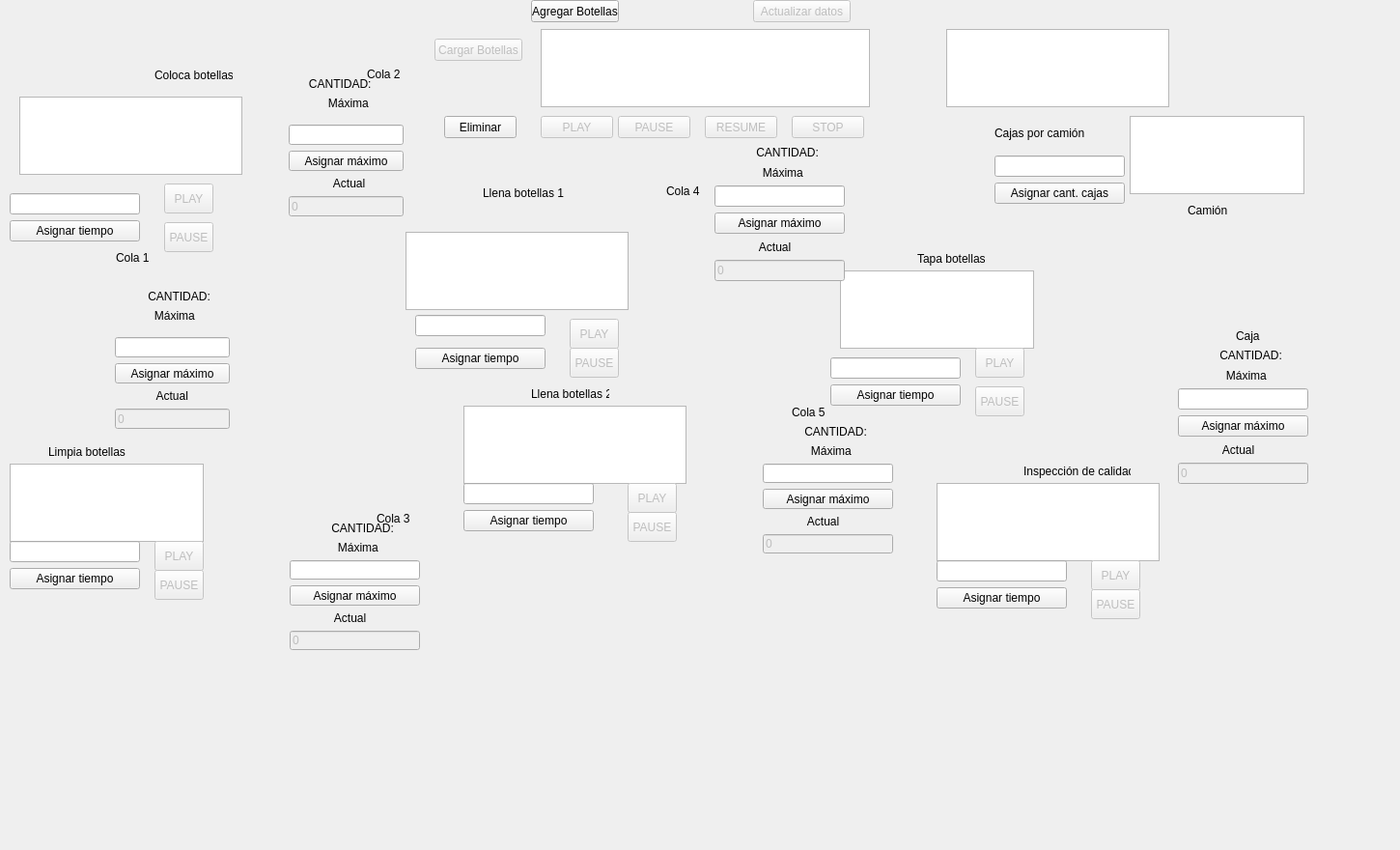
  <widget class="QWidget" name="centralWidget">
   <widget class="QPushButton" name="botonEmpezar">
    <property name="enabled">
     <bool>false</bool>
    </property>
    <property name="geometry">
     <rect>
      <x>560</x>
      <y>120</y>
      <width>75</width>
      <height>23</height>
     </rect>
    </property>
    <property name="text">
     <string>PLAY</string>
    </property>
   </widget>
   <widget class="QTableWidget" name="Tabla">
    <property name="enabled">
     <bool>true</bool>
    </property>
    <property name="geometry">
     <rect>
      <x>560</x>
      <y>30</y>
      <width>341</width>
      <height>81</height>
     </rect>
    </property>
   </widget>
   <widget class="QPushButton" name="botonAgregar">
    <property name="geometry">
     <rect>
      <x>550</x>
      <y>0</y>
      <width>91</width>
      <height>23</height>
     </rect>
    </property>
    <property name="text">
     <string>Agregar Botellas</string>
    </property>
   </widget>
   <widget class="QWidget" name="layoutWidget">
    <property name="geometry">
     <rect>
      <x>300</x>
      <y>540</y>
      <width>135</width>
      <height>134</height>
     </rect>
    </property>
    <layout class="QVBoxLayout" name="verticalLayout_2">
     <item>
      <widget class="QLabel" name="label_4">
       <property name="text">
        <string>             CANTIDAD:</string>
       </property>
      </widget>
     </item>
     <item>
      <widget class="QLabel" name="label_5">
       <property name="text">
        <string>               Máxima</string>
       </property>
      </widget>
     </item>
     <item>
      <widget class="QLineEdit" name="textoMax3"/>
     </item>
     <item>
      <widget class="QPushButton" name="pushButton_5">
       <property name="text">
        <string>Asignar máximo</string>
       </property>
      </widget>
     </item>
     <item>
      <widget class="QLabel" name="label_6">
       <property name="text">
        <string>              Actual</string>
       </property>
      </widget>
     </item>
     <item>
      <widget class="QLineEdit" name="textoAc3">
       <property name="enabled">
        <bool>false</bool>
       </property>
       <property name="text">
        <string>0</string>
       </property>
      </widget>
     </item>
    </layout>
   </widget>
   <widget class="QPushButton" name="botonPausar">
    <property name="enabled">
     <bool>false</bool>
    </property>
    <property name="geometry">
     <rect>
      <x>640</x>
      <y>120</y>
      <width>75</width>
      <height>23</height>
     </rect>
    </property>
    <property name="text">
     <string>PAUSE</string>
    </property>
   </widget>
   <widget class="QPushButton" name="botonReiniciar">
    <property name="enabled">
     <bool>false</bool>
    </property>
    <property name="geometry">
     <rect>
      <x>730</x>
      <y>120</y>
      <width>75</width>
      <height>23</height>
     </rect>
    </property>
    <property name="text">
     <string>RESUME</string>
    </property>
   </widget>
   <widget class="QTableWidget" name="tablaLBotellas">
    <property name="enabled">
     <bool>true</bool>
    </property>
    <property name="geometry">
     <rect>
      <x>10</x>
      <y>480</y>
      <width>201</width>
      <height>81</height>
     </rect>
    </property>
   </widget>
   <widget class="QTableWidget" name="tablaLLBotellas2">
    <property name="enabled">
     <bool>true</bool>
    </property>
    <property name="geometry">
     <rect>
      <x>480</x>
      <y>420</y>
      <width>231</width>
      <height>81</height>
     </rect>
    </property>
   </widget>
   <widget class="QTableWidget" name="tablaLLBotellas1">
    <property name="enabled">
     <bool>true</bool>
    </property>
    <property name="geometry">
     <rect>
      <x>420</x>
      <y>240</y>
      <width>231</width>
      <height>81</height>
     </rect>
    </property>
   </widget>
   <widget class="QTableWidget" name="tablaTBotellas">
    <property name="enabled">
     <bool>true</bool>
    </property>
    <property name="geometry">
     <rect>
      <x>870</x>
      <y>280</y>
      <width>201</width>
      <height>81</height>
     </rect>
    </property>
   </widget>
   <widget class="QWidget" name="layoutWidget_2">
    <property name="geometry">
     <rect>
      <x>790</x>
      <y>440</y>
      <width>135</width>
      <height>134</height>
     </rect>
    </property>
    <layout class="QVBoxLayout" name="verticalLayout_3">
     <item>
      <widget class="QLabel" name="label_7">
       <property name="text">
        <string>             CANTIDAD:</string>
       </property>
      </widget>
     </item>
     <item>
      <widget class="QLabel" name="label_8">
       <property name="text">
        <string>               Máxima</string>
       </property>
      </widget>
     </item>
     <item>
      <widget class="QLineEdit" name="textoMax5"/>
     </item>
     <item>
      <widget class="QPushButton" name="pushButton_6">
       <property name="text">
        <string>Asignar máximo</string>
       </property>
      </widget>
     </item>
     <item>
      <widget class="QLabel" name="label_9">
       <property name="text">
        <string>              Actual</string>
       </property>
      </widget>
     </item>
     <item>
      <widget class="QLineEdit" name="textoAc5">
       <property name="enabled">
        <bool>false</bool>
       </property>
       <property name="text">
        <string>0</string>
       </property>
      </widget>
     </item>
    </layout>
   </widget>
   <widget class="QWidget" name="layoutWidget_4">
    <property name="geometry">
     <rect>
      <x>740</x>
      <y>150</y>
      <width>135</width>
      <height>141</height>
     </rect>
    </property>
    <layout class="QVBoxLayout" name="verticalLayout_5">
     <item>
      <widget class="QLabel" name="label_13">
       <property name="text">
        <string>             CANTIDAD:</string>
       </property>
      </widget>
     </item>
     <item>
      <widget class="QLabel" name="label_14">
       <property name="text">
        <string>               Máxima</string>
       </property>
      </widget>
     </item>
     <item>
      <widget class="QLineEdit" name="textoMax4"/>
     </item>
     <item>
      <widget class="QPushButton" name="pushButton_7">
       <property name="text">
        <string>Asignar máximo</string>
       </property>
      </widget>
     </item>
     <item>
      <widget class="QLabel" name="label_15">
       <property name="text">
        <string>              Actual</string>
       </property>
      </widget>
     </item>
     <item>
      <widget class="QLineEdit" name="textoAc4">
       <property name="enabled">
        <bool>false</bool>
       </property>
       <property name="text">
        <string>0</string>
       </property>
      </widget>
     </item>
    </layout>
   </widget>
   <widget class="QWidget" name="layoutWidget_5">
    <property name="geometry">
     <rect>
      <x>10</x>
      <y>560</y>
      <width>135</width>
      <height>51</height>
     </rect>
    </property>
    <layout class="QVBoxLayout" name="verticalLayout_7">
     <item>
      <widget class="QLineEdit" name="TexTi2"/>
     </item>
     <item>
      <widget class="QPushButton" name="botonTi2">
       <property name="text">
        <string>Asignar tiempo</string>
       </property>
      </widget>
     </item>
    </layout>
   </widget>
   <widget class="QWidget" name="layoutWidget_7">
    <property name="geometry">
     <rect>
      <x>860</x>
      <y>370</y>
      <width>135</width>
      <height>51</height>
     </rect>
    </property>
    <layout class="QVBoxLayout" name="verticalLayout_9">
     <item>
      <widget class="QLineEdit" name="TexTi5"/>
     </item>
     <item>
      <widget class="QPushButton" name="botonTi5">
       <property name="text">
        <string>Asignar tiempo</string>
       </property>
      </widget>
     </item>
    </layout>
   </widget>
   <widget class="QWidget" name="layoutWidget_8">
    <property name="geometry">
     <rect>
      <x>480</x>
      <y>500</y>
      <width>135</width>
      <height>51</height>
     </rect>
    </property>
    <layout class="QVBoxLayout" name="verticalLayout_10">
     <item>
      <widget class="QLineEdit" name="TexTi4"/>
     </item>
     <item>
      <widget class="QPushButton" name="botonTi4">
       <property name="text">
        <string>Asignar tiempo</string>
       </property>
      </widget>
     </item>
    </layout>
   </widget>
   <widget class="QWidget" name="layoutWidget_9">
    <property name="geometry">
     <rect>
      <x>430</x>
      <y>320</y>
      <width>135</width>
      <height>70</height>
     </rect>
    </property>
    <layout class="QVBoxLayout" name="verticalLayout_11">
     <item>
      <widget class="QLineEdit" name="TexTi3"/>
     </item>
     <item>
      <widget class="QPushButton" name="botonTi3">
       <property name="text">
        <string>Asignar tiempo</string>
       </property>
      </widget>
     </item>
    </layout>
   </widget>
   <widget class="QLabel" name="label_16">
    <property name="geometry">
     <rect>
      <x>160</x>
      <y>70</y>
      <width>81</width>
      <height>16</height>
     </rect>
    </property>
    <property name="text">
     <string>Coloca botellas</string>
    </property>
   </widget>
   <widget class="QLabel" name="label_17">
    <property name="geometry">
     <rect>
      <x>120</x>
      <y>260</y>
      <width>47</width>
      <height>13</height>
     </rect>
    </property>
    <property name="text">
     <string>Cola 1</string>
    </property>
   </widget>
   <widget class="QLabel" name="label_18">
    <property name="geometry">
     <rect>
      <x>50</x>
      <y>460</y>
      <width>81</width>
      <height>16</height>
     </rect>
    </property>
    <property name="text">
     <string>Limpia botellas</string>
    </property>
   </widget>
   <widget class="QLabel" name="label_19">
    <property name="geometry">
     <rect>
      <x>380</x>
      <y>70</y>
      <width>47</width>
      <height>13</height>
     </rect>
    </property>
    <property name="text">
     <string>Cola 2</string>
    </property>
   </widget>
   <widget class="QLabel" name="label_20">
    <property name="geometry">
     <rect>
      <x>390</x>
      <y>530</y>
      <width>47</width>
      <height>13</height>
     </rect>
    </property>
    <property name="text">
     <string>Cola 3</string>
    </property>
   </widget>
   <widget class="QLabel" name="label_21">
    <property name="geometry">
     <rect>
      <x>500</x>
      <y>190</y>
      <width>91</width>
      <height>20</height>
     </rect>
    </property>
    <property name="text">
     <string>Llena botellas 1</string>
    </property>
   </widget>
   <widget class="QLabel" name="label_22">
    <property name="geometry">
     <rect>
      <x>550</x>
      <y>400</y>
      <width>81</width>
      <height>16</height>
     </rect>
    </property>
    <property name="text">
     <string>Llena botellas 2</string>
    </property>
   </widget>
   <widget class="QLabel" name="label_23">
    <property name="geometry">
     <rect>
      <x>690</x>
      <y>190</y>
      <width>41</width>
      <height>16</height>
     </rect>
    </property>
    <property name="text">
     <string>Cola 4</string>
    </property>
   </widget>
   <widget class="QLabel" name="label_24">
    <property name="geometry">
     <rect>
      <x>950</x>
      <y>260</y>
      <width>71</width>
      <height>16</height>
     </rect>
    </property>
    <property name="text">
     <string>Tapa botellas</string>
    </property>
   </widget>
   <widget class="QLabel" name="label_25">
    <property name="geometry">
     <rect>
      <x>820</x>
      <y>420</y>
      <width>47</width>
      <height>13</height>
     </rect>
    </property>
    <property name="text">
     <string>Cola 5</string>
    </property>
   </widget>
   <widget class="QTableWidget" name="tablaInspCalidad">
    <property name="enabled">
     <bool>true</bool>
    </property>
    <property name="geometry">
     <rect>
      <x>970</x>
      <y>500</y>
      <width>231</width>
      <height>81</height>
     </rect>
    </property>
   </widget>
   <widget class="QLabel" name="label_26">
    <property name="geometry">
     <rect>
      <x>1060</x>
      <y>480</y>
      <width>111</width>
      <height>16</height>
     </rect>
    </property>
    <property name="text">
     <string>Inspección de calidad</string>
    </property>
   </widget>
   <widget class="QWidget" name="layoutWidget_10">
    <property name="geometry">
     <rect>
      <x>970</x>
      <y>580</y>
      <width>135</width>
      <height>51</height>
     </rect>
    </property>
    <layout class="QVBoxLayout" name="verticalLayout_12">
     <item>
      <widget class="QLineEdit" name="TexTi6"/>
     </item>
     <item>
      <widget class="QPushButton" name="botonTi6">
       <property name="text">
        <string>Asignar tiempo</string>
       </property>
      </widget>
     </item>
    </layout>
   </widget>
   <widget class="QPushButton" name="iniciaBotella">
    <property name="enabled">
     <bool>false</bool>
    </property>
    <property name="geometry">
     <rect>
      <x>450</x>
      <y>40</y>
      <width>91</width>
      <height>23</height>
     </rect>
    </property>
    <property name="text">
     <string>Cargar Botellas</string>
    </property>
   </widget>
   <widget class="QWidget" name="layoutWidget_6">
    <property name="geometry">
     <rect>
      <x>1220</x>
      <y>360</y>
      <width>135</width>
      <height>141</height>
     </rect>
    </property>
    <layout class="QVBoxLayout" name="verticalLayout_8">
     <item>
      <widget class="QLabel" name="label_27">
       <property name="text">
        <string>             CANTIDAD:</string>
       </property>
      </widget>
     </item>
     <item>
      <widget class="QLabel" name="label_28">
       <property name="text">
        <string>               Máxima</string>
       </property>
      </widget>
     </item>
     <item>
      <widget class="QLineEdit" name="textoMax6"/>
     </item>
     <item>
      <widget class="QPushButton" name="pushButton_8">
       <property name="text">
        <string>Asignar máximo</string>
       </property>
      </widget>
     </item>
     <item>
      <widget class="QLabel" name="label_29">
       <property name="text">
        <string>              Actual</string>
       </property>
      </widget>
     </item>
     <item>
      <widget class="QLineEdit" name="textoAc6">
       <property name="enabled">
        <bool>false</bool>
       </property>
       <property name="text">
        <string>0</string>
       </property>
      </widget>
     </item>
    </layout>
   </widget>
   <widget class="QLabel" name="label_30">
    <property name="geometry">
     <rect>
      <x>1280</x>
      <y>340</y>
      <width>31</width>
      <height>16</height>
     </rect>
    </property>
    <property name="text">
     <string>Caja</string>
    </property>
   </widget>
   <widget class="QTableWidget" name="tablaRechazo">
    <property name="enabled">
     <bool>true</bool>
    </property>
    <property name="geometry">
     <rect>
      <x>980</x>
      <y>30</y>
      <width>231</width>
      <height>81</height>
     </rect>
    </property>
   </widget>
   <widget class="QLabel" name="label_31">
    <property name="geometry">
     <rect>
      <x>1230</x>
      <y>210</y>
      <width>41</width>
      <height>16</height>
     </rect>
    </property>
    <property name="text">
     <string>Camión</string>
    </property>
   </widget>
   <widget class="QTableWidget" name="tablaCamion">
    <property name="enabled">
     <bool>true</bool>
    </property>
    <property name="geometry">
     <rect>
      <x>1170</x>
      <y>120</y>
      <width>181</width>
      <height>81</height>
     </rect>
    </property>
   </widget>
   <widget class="QPushButton" name="bActDatos">
    <property name="enabled">
     <bool>false</bool>
    </property>
    <property name="geometry">
     <rect>
      <x>780</x>
      <y>0</y>
      <width>101</width>
      <height>23</height>
     </rect>
    </property>
    <property name="text">
     <string>Actualizar datos</string>
    </property>
   </widget>
   <widget class="QToolButton" name="pausaCBotella">
    <property name="enabled">
     <bool>false</bool>
    </property>
    <property name="geometry">
     <rect>
      <x>170</x>
      <y>230</y>
      <width>51</width>
      <height>31</height>
     </rect>
    </property>
    <property name="text">
     <string>PAUSE</string>
    </property>
   </widget>
   <widget class="QToolButton" name="playCBotella">
    <property name="enabled">
     <bool>false</bool>
    </property>
    <property name="geometry">
     <rect>
      <x>170</x>
      <y>190</y>
      <width>51</width>
      <height>31</height>
     </rect>
    </property>
    <property name="text">
     <string>PLAY</string>
    </property>
   </widget>
   <widget class="QToolButton" name="toolButton">
    <property name="enabled">
     <bool>false</bool>
    </property>
    <property name="geometry">
     <rect>
      <x>1130</x>
      <y>580</y>
      <width>51</width>
      <height>31</height>
     </rect>
    </property>
    <property name="text">
     <string>PLAY</string>
    </property>
   </widget>
   <widget class="QToolButton" name="toolButton_2">
    <property name="enabled">
     <bool>false</bool>
    </property>
    <property name="geometry">
     <rect>
      <x>1130</x>
      <y>610</y>
      <width>51</width>
      <height>31</height>
     </rect>
    </property>
    <property name="text">
     <string>PAUSE</string>
    </property>
   </widget>
   <widget class="QToolButton" name="toolButton_3">
    <property name="enabled">
     <bool>false</bool>
    </property>
    <property name="geometry">
     <rect>
      <x>160</x>
      <y>560</y>
      <width>51</width>
      <height>31</height>
     </rect>
    </property>
    <property name="text">
     <string>PLAY</string>
    </property>
   </widget>
   <widget class="QToolButton" name="toolButton_4">
    <property name="enabled">
     <bool>false</bool>
    </property>
    <property name="geometry">
     <rect>
      <x>160</x>
      <y>590</y>
      <width>51</width>
      <height>31</height>
     </rect>
    </property>
    <property name="text">
     <string>PAUSE</string>
    </property>
   </widget>
   <widget class="QToolButton" name="toolButton_5">
    <property name="enabled">
     <bool>false</bool>
    </property>
    <property name="geometry">
     <rect>
      <x>650</x>
      <y>500</y>
      <width>51</width>
      <height>31</height>
     </rect>
    </property>
    <property name="text">
     <string>PLAY</string>
    </property>
   </widget>
   <widget class="QToolButton" name="toolButton_6">
    <property name="enabled">
     <bool>false</bool>
    </property>
    <property name="geometry">
     <rect>
      <x>650</x>
      <y>530</y>
      <width>51</width>
      <height>31</height>
     </rect>
    </property>
    <property name="text">
     <string>PAUSE</string>
    </property>
   </widget>
   <widget class="QToolButton" name="toolButton_7">
    <property name="enabled">
     <bool>false</bool>
    </property>
    <property name="geometry">
     <rect>
      <x>590</x>
      <y>330</y>
      <width>51</width>
      <height>31</height>
     </rect>
    </property>
    <property name="text">
     <string>PLAY</string>
    </property>
   </widget>
   <widget class="QToolButton" name="toolButton_8">
    <property name="enabled">
     <bool>false</bool>
    </property>
    <property name="geometry">
     <rect>
      <x>590</x>
      <y>360</y>
      <width>51</width>
      <height>31</height>
     </rect>
    </property>
    <property name="text">
     <string>PAUSE</string>
    </property>
   </widget>
   <widget class="QToolButton" name="toolButton_9">
    <property name="enabled">
     <bool>false</bool>
    </property>
    <property name="geometry">
     <rect>
      <x>1010</x>
      <y>400</y>
      <width>51</width>
      <height>31</height>
     </rect>
    </property>
    <property name="text">
     <string>PAUSE</string>
    </property>
   </widget>
   <widget class="QToolButton" name="toolButton_10">
    <property name="enabled">
     <bool>false</bool>
    </property>
    <property name="geometry">
     <rect>
      <x>1010</x>
      <y>360</y>
      <width>51</width>
      <height>31</height>
     </rect>
    </property>
    <property name="text">
     <string>PLAY</string>
    </property>
   </widget>
   <widget class="QPushButton" name="botonParar">
    <property name="enabled">
     <bool>false</bool>
    </property>
    <property name="geometry">
     <rect>
      <x>820</x>
      <y>120</y>
      <width>75</width>
      <height>23</height>
     </rect>
    </property>
    <property name="text">
     <string>STOP</string>
    </property>
   </widget>
   <widget class="QPushButton" name="pushButton_11">
    <property name="geometry">
     <rect>
      <x>460</x>
      <y>120</y>
      <width>75</width>
      <height>23</height>
     </rect>
    </property>
    <property name="text">
     <string>Eliminar</string>
    </property>
   </widget>
   <widget class="QTableWidget" name="tablaCBotellas">
    <property name="enabled">
     <bool>true</bool>
    </property>
    <property name="geometry">
     <rect>
      <x>20</x>
      <y>100</y>
      <width>231</width>
      <height>81</height>
     </rect>
    </property>
   </widget>
   <widget class="QWidget" name="widget" native="true">
    <property name="geometry">
     <rect>
      <x>1030</x>
      <y>120</y>
      <width>135</width>
      <height>91</height>
     </rect>
    </property>
    <layout class="QVBoxLayout" name="verticalLayout_13">
     <item>
      <widget class="QLabel" name="label_32">
       <property name="text">
        <string>Cajas por camión</string>
       </property>
      </widget>
     </item>
     <item>
      <widget class="QLineEdit" name="texNumeroCajas"/>
     </item>
     <item>
      <widget class="QPushButton" name="pushButton_9">
       <property name="text">
        <string>Asignar cant. cajas</string>
       </property>
      </widget>
     </item>
    </layout>
   </widget>
   <widget class="QLabel" name="label_34">
    <property name="geometry">
     <rect>
      <x>20</x>
      <y>10</y>
      <width>101</width>
      <height>81</height>
     </rect>
    </property>
    <property name="text">
     <string/>
    </property>
    <property name="pixmap">
     <pixmap resource="fila.qrc">:/imagen/Pone botellas.PNG</pixmap>
    </property>
    <property name="scaledContents">
     <bool>true</bool>
    </property>
   </widget>
   <widget class="QLabel" name="label_35">
    <property name="geometry">
     <rect>
      <x>250</x>
      <y>230</y>
      <width>181</width>
      <height>151</height>
     </rect>
    </property>
    <property name="text">
     <string/>
    </property>
    <property name="pixmap">
     <pixmap resource="fila.qrc">:/imagen/Botellas limpias 1.PNG</pixmap>
    </property>
    <property name="scaledContents">
     <bool>true</bool>
    </property>
   </widget>
   <widget class="QLabel" name="label_36">
    <property name="geometry">
     <rect>
      <x>250</x>
      <y>380</y>
      <width>181</width>
      <height>151</height>
     </rect>
    </property>
    <property name="text">
     <string/>
    </property>
    <property name="pixmap">
     <pixmap resource="fila.qrc">:/imagen/Botellas limpias 2.PNG</pixmap>
    </property>
    <property name="scaledContents">
     <bool>true</bool>
    </property>
   </widget>
   <widget class="QLabel" name="label_37">
    <property name="geometry">
     <rect>
      <x>660</x>
      <y>290</y>
      <width>171</width>
      <height>121</height>
     </rect>
    </property>
    <property name="text">
     <string/>
    </property>
    <property name="pixmap">
     <pixmap resource="fila.qrc">:/imagen/Botellas llenadas.PNG</pixmap>
    </property>
    <property name="scaledContents">
     <bool>true</bool>
    </property>
   </widget>
   <widget class="QLabel" name="label_38">
    <property name="geometry">
     <rect>
      <x>930</x>
      <y>370</y>
      <width>131</width>
      <height>151</height>
     </rect>
    </property>
    <property name="text">
     <string/>
    </property>
    <property name="pixmap">
     <pixmap resource="fila.qrc">:/imagen/Botellas llenadas.PNG</pixmap>
    </property>
    <property name="scaledContents">
     <bool>true</bool>
    </property>
   </widget>
   <widget class="QLabel" name="label_39">
    <property name="geometry">
     <rect>
      <x>1080</x>
      <y>290</y>
      <width>111</width>
      <height>81</height>
     </rect>
    </property>
    <property name="text">
     <string/>
    </property>
    <property name="pixmap">
     <pixmap resource="fila.qrc">:/imagen/Caja.PNG</pixmap>
    </property>
    <property name="scaledContents">
     <bool>true</bool>
    </property>
   </widget>
   <widget class="QLabel" name="label_40">
    <property name="geometry">
     <rect>
      <x>1180</x>
      <y>240</y>
      <width>151</width>
      <height>91</height>
     </rect>
    </property>
    <property name="text">
     <string/>
    </property>
    <property name="pixmap">
     <pixmap resource="fila.qrc">:/imagen/Camion.PNG</pixmap>
    </property>
    <property name="scaledContents">
     <bool>true</bool>
    </property>
   </widget>
   <widget class="QLabel" name="label_41">
    <property name="geometry">
     <rect>
      <x>10</x>
      <y>610</y>
      <width>101</width>
      <height>71</height>
     </rect>
    </property>
    <property name="text">
     <string/>
    </property>
    <property name="pixmap">
     <pixmap resource="fila.qrc">:/imagen/Limpia botellas.PNG</pixmap>
    </property>
    <property name="scaledContents">
     <bool>true</bool>
    </property>
   </widget>
   <widget class="QLabel" name="label_12">
    <property name="geometry">
     <rect>
      <x>500</x>
      <y>550</y>
      <width>141</width>
      <height>111</height>
     </rect>
    </property>
    <property name="text">
     <string/>
    </property>
    <property name="pixmap">
     <pixmap resource="fila.qrc">:/imagen/Limpia botellas.PNG</pixmap>
    </property>
    <property name="scaledContents">
     <bool>true</bool>
    </property>
   </widget>
   <widget class="QLabel" name="label_42">
    <property name="geometry">
     <rect>
      <x>540</x>
      <y>150</y>
      <width>121</width>
      <height>91</height>
     </rect>
    </property>
    <property name="text">
     <string/>
    </property>
    <property name="pixmap">
     <pixmap resource="fila.qrc">:/imagen/Limpia botellas.PNG</pixmap>
    </property>
    <property name="scaledContents">
     <bool>true</bool>
    </property>
   </widget>
   <widget class="QLabel" name="label_43">
    <property name="geometry">
     <rect>
      <x>920</x>
      <y>170</y>
      <width>111</width>
      <height>91</height>
     </rect>
    </property>
    <property name="text">
     <string/>
    </property>
    <property name="pixmap">
     <pixmap resource="fila.qrc">:/imagen/Tapa botellas.PNG</pixmap>
    </property>
    <property name="scaledContents">
     <bool>true</bool>
    </property>
   </widget>
   <widget class="QLabel" name="label_44">
    <property name="geometry">
     <rect>
      <x>1200</x>
      <y>540</y>
      <width>161</width>
      <height>121</height>
     </rect>
    </property>
    <property name="text">
     <string/>
    </property>
    <property name="pixmap">
     <pixmap resource="fila.qrc">:/imagen/Imspección de calidad.PNG</pixmap>
    </property>
    <property name="scaledContents">
     <bool>true</bool>
    </property>
   </widget>
   <widget class="QLabel" name="label_45">
    <property name="geometry">
     <rect>
      <x>240</x>
      <y>0</y>
      <width>121</width>
      <height>91</height>
     </rect>
    </property>
    <property name="text">
     <string/>
    </property>
    <property name="pixmap">
     <pixmap resource="fila.qrc">:/imagen/Logo.PNG</pixmap>
    </property>
    <property name="scaledContents">
     <bool>true</bool>
    </property>
   </widget>
   <widget class="QLabel" name="label_46">
    <property name="geometry">
     <rect>
      <x>30</x>
      <y>200</y>
      <width>191</width>
      <height>261</height>
     </rect>
    </property>
    <property name="text">
     <string/>
    </property>
    <property name="pixmap">
     <pixmap resource="fila.qrc">:/imagen/Botellas limpias 1.PNG</pixmap>
    </property>
    <property name="scaledContents">
     <bool>true</bool>
    </property>
   </widget>
   <widget class="QLabel" name="label_33">
    <property name="enabled">
     <bool>true</bool>
    </property>
    <property name="geometry">
     <rect>
      <x>0</x>
      <y>-10</y>
      <width>1441</width>
      <height>871</height>
     </rect>
    </property>
    <property name="minimumSize">
     <size>
      <width>1391</width>
      <height>0</height>
     </size>
    </property>
    <property name="text">
     <string/>
    </property>
    <property name="pixmap">
     <pixmap resource="fila.qrc">:/imagen/Fondo.PNG</pixmap>
    </property>
    <property name="scaledContents">
     <bool>true</bool>
    </property>
   </widget>
   <widget class="QWidget" name="layoutWidget_3">
    <property name="geometry">
     <rect>
      <x>110</x>
      <y>300</y>
      <width>137</width>
      <height>152</height>
     </rect>
    </property>
    <layout class="QVBoxLayout" name="verticalLayout_16">
     <item>
      <widget class="QLabel" name="label_48">
       <property name="text">
        <string>             CANTIDAD:</string>
       </property>
      </widget>
     </item>
     <item>
      <widget class="QLabel" name="label_49">
       <property name="text">
        <string>               Máxima</string>
       </property>
      </widget>
     </item>
     <item>
      <widget class="QWidget" name="widget_2" native="true">
       <layout class="QVBoxLayout" name="verticalLayout_17">
        <item>
         <widget class="QLineEdit" name="textoMax1"/>
        </item>
        <item>
         <widget class="QPushButton" name="pushButton_2">
          <property name="text">
           <string>Asignar máximo</string>
          </property>
         </widget>
        </item>
        <item>
         <widget class="QLabel" name="label_50">
          <property name="text">
           <string>             Actual</string>
          </property>
         </widget>
        </item>
        <item>
         <widget class="QLineEdit" name="textoAc1">
          <property name="enabled">
           <bool>false</bool>
          </property>
          <property name="text">
           <string>0</string>
          </property>
         </widget>
        </item>
       </layout>
      </widget>
     </item>
    </layout>
   </widget>
   <widget class="QWidget" name="layoutWidget_11">
    <property name="geometry">
     <rect>
      <x>290</x>
      <y>80</y>
      <width>137</width>
      <height>152</height>
     </rect>
    </property>
    <layout class="QVBoxLayout" name="verticalLayout_18">
     <item>
      <widget class="QLabel" name="label_51">
       <property name="text">
        <string>         CANTIDAD:</string>
       </property>
      </widget>
     </item>
     <item>
      <widget class="QLabel" name="label_52">
       <property name="text">
        <string>               Máxima</string>
       </property>
      </widget>
     </item>
     <item>
      <widget class="QWidget" name="widget_3" native="true">
       <layout class="QVBoxLayout" name="verticalLayout_19">
        <item>
         <widget class="QLineEdit" name="textoMax2"/>
        </item>
        <item>
         <widget class="QPushButton" name="pushButton_10">
          <property name="text">
           <string>Asignar máximo</string>
          </property>
         </widget>
        </item>
        <item>
         <widget class="QLabel" name="label_53">
          <property name="text">
           <string>              Actual</string>
          </property>
         </widget>
        </item>
        <item>
         <widget class="QLineEdit" name="textoAc2">
          <property name="enabled">
           <bool>false</bool>
          </property>
          <property name="text">
           <string>0</string>
          </property>
         </widget>
        </item>
       </layout>
      </widget>
     </item>
    </layout>
   </widget>
   <widget class="QWidget" name="layoutWidget_12">
    <property name="geometry">
     <rect>
      <x>10</x>
      <y>200</y>
      <width>135</width>
      <height>51</height>
     </rect>
    </property>
    <layout class="QVBoxLayout" name="verticalLayout_14">
     <item>
      <widget class="QLineEdit" name="TexTi"/>
     </item>
     <item>
      <widget class="QPushButton" name="botonTi1">
       <property name="text">
        <string>Asignar tiempo</string>
       </property>
      </widget>
     </item>
    </layout>
   </widget>
   <zorder>label_33</zorder>
   <zorder>label_36</zorder>
   <zorder>label_35</zorder>
   <zorder>label_46</zorder>
   <zorder>label_43</zorder>
   <zorder>label_42</zorder>
   <zorder>label_12</zorder>
   <zorder>label_41</zorder>
   <zorder>label_40</zorder>
   <zorder>label_39</zorder>
   <zorder>label_38</zorder>
   <zorder>label_37</zorder>
   <zorder>layoutWidget</zorder>
   <zorder>widget</zorder>
   <zorder>botonEmpezar</zorder>
   <zorder>Tabla</zorder>
   <zorder>botonAgregar</zorder>
   <zorder>botonPausar</zorder>
   <zorder>botonReiniciar</zorder>
   <zorder>tablaLBotellas</zorder>
   <zorder>tablaLLBotellas2</zorder>
   <zorder>tablaLLBotellas1</zorder>
   <zorder>tablaTBotellas</zorder>
   <zorder>layoutWidget_2</zorder>
   <zorder>layoutWidget_4</zorder>
   <zorder>layoutWidget_5</zorder>
   <zorder>layoutWidget_7</zorder>
   <zorder>layoutWidget_8</zorder>
   <zorder>layoutWidget_9</zorder>
   <zorder>label_16</zorder>
   <zorder>label_17</zorder>
   <zorder>label_18</zorder>
   <zorder>label_19</zorder>
   <zorder>label_20</zorder>
   <zorder>label_21</zorder>
   <zorder>label_22</zorder>
   <zorder>label_23</zorder>
   <zorder>label_24</zorder>
   <zorder>label_25</zorder>
   <zorder>tablaInspCalidad</zorder>
   <zorder>label_26</zorder>
   <zorder>layoutWidget_10</zorder>
   <zorder>iniciaBotella</zorder>
   <zorder>layoutWidget_6</zorder>
   <zorder>label_30</zorder>
   <zorder>tablaRechazo</zorder>
   <zorder>label_31</zorder>
   <zorder>tablaCamion</zorder>
   <zorder>bActDatos</zorder>
   <zorder>pausaCBotella</zorder>
   <zorder>playCBotella</zorder>
   <zorder>toolButton</zorder>
   <zorder>toolButton_2</zorder>
   <zorder>toolButton_3</zorder>
   <zorder>toolButton_4</zorder>
   <zorder>toolButton_5</zorder>
   <zorder>toolButton_6</zorder>
   <zorder>toolButton_7</zorder>
   <zorder>toolButton_8</zorder>
   <zorder>toolButton_9</zorder>
   <zorder>toolButton_10</zorder>
   <zorder>botonParar</zorder>
   <zorder>pushButton_11</zorder>
   <zorder>tablaCBotellas</zorder>
   <zorder>label_34</zorder>
   <zorder>label_44</zorder>
   <zorder>label_45</zorder>
   <zorder>layoutWidget_3</zorder>
   <zorder>layoutWidget_11</zorder>
   <zorder>layoutWidget_12</zorder>
  </widget>
